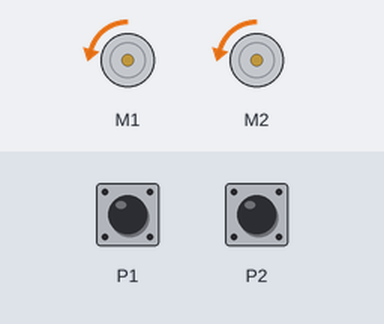
A program run on a simulated BBC micro:bit (MakeCode). On the bench: 2 × DC motor (green arrow = forward, orange = backward, longer = faster). The test bench sets the inputs (shaded band); at power-on: P1 HIGH, P2 HIGH.

Above: at 0.1 s.
Timing chart, 0 to 1.6 s (numbered marks = the images above):
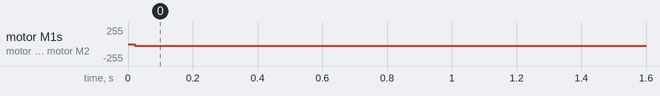

Measured:
- by itself, motor M1, motor M2: stopped → backward 26/255 at 0.02 s

The program:

main.ts
```typescript
let sæt_venstre_detektor = 0
let sæt_højre_detektor = 0
pins.setPull(DigitalPin.P1, PinPullMode.PullUp)
pins.setPull(DigitalPin.P2, PinPullMode.PullUp)
basic.forever(function () {
    let højre_detektor = 0
    let venstre_detektor = 0
    sæt_højre_detektor = pins.digitalReadPin(DigitalPin.P1)
    sæt_venstre_detektor = pins.digitalReadPin(DigitalPin.P2)
    if (venstre_detektor == 1 && højre_detektor == 1) {
        kitronik_motor_driver.motorOn(kitronik_motor_driver.Motors.Motor1, kitronik_motor_driver.MotorDirection.Forward, 50)
        kitronik_motor_driver.motorOn(kitronik_motor_driver.Motors.Motor2, kitronik_motor_driver.MotorDirection.Forward, 50)
    } else if (venstre_detektor == 0 && højre_detektor == 0) {
        kitronik_motor_driver.motorOn(kitronik_motor_driver.Motors.Motor1, kitronik_motor_driver.MotorDirection.Reverse, 10)
        kitronik_motor_driver.motorOn(kitronik_motor_driver.Motors.Motor2, kitronik_motor_driver.MotorDirection.Reverse, 10)
    } else {
        music.playMelody("C - - - - C C D ", music.volume())
    }
})
```

test.ts
```typescript
// test ender her, dette bliver ikke kompileret, når denne pakke bruges som en udvidelse.
```
